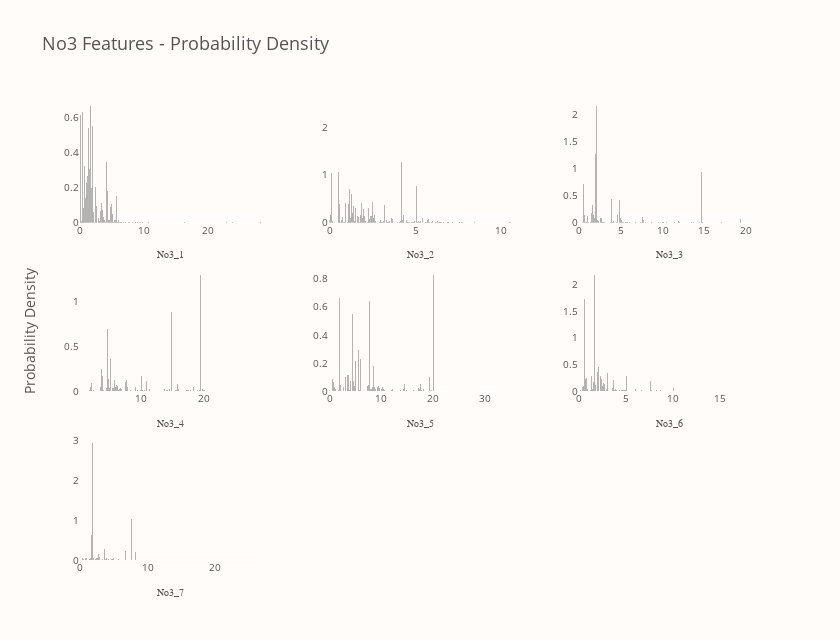

The cell this chart's notebook holds for it:
### Code cell
no3_group = "No3"
no3_vars = train.columns[train.columns.str.startswith(no3_group)]

fig = draw_dist_for_group(no3_group, no3_vars)
fig.show()

### Figure 1 — Plotly figure (JSON) as saved in the notebook; plotly's stock layout.template omitted (floating-point values rounded to 4 significant figures; data arrays with more than 128 entries replaced by an {"elided": "..."} marker saying what was removed)
{"data": [{"marker": {"color": "#6B6A6A", "line": {"width": 0}}, "name": "No3_1", "opacity": 0.5, "showlegend": false, "type": "bar", "x": {"elided": "201 float values"}, "xaxis": "x", "y": {"elided": "200 float values"}, "yaxis": "y"}, {"marker": {"color": "#6B6A6A", "line": {"width": 0}}, "name": "No3_2", "opacity": 0.5, "showlegend": false, "type": "bar", "x": {"elided": "201 float values"}, "xaxis": "x2", "y": {"elided": "200 float values"}, "yaxis": "y2"}, {"marker": {"color": "#6B6A6A", "line": {"width": 0}}, "name": "No3_3", "opacity": 0.5, "showlegend": false, "type": "bar", "x": {"elided": "201 float values"}, "xaxis": "x3", "y": {"elided": "200 float values"}, "yaxis": "y3"}, {"marker": {"color": "#6B6A6A", "line": {"width": 0}}, "name": "No3_4", "opacity": 0.5, "showlegend": false, "type": "bar", "x": {"elided": "201 float values"}, "xaxis": "x4", "y": {"elided": "200 float values"}, "yaxis": "y4"}, {"marker": {"color": "#6B6A6A", "line": {"width": 0}}, "name": "No3_5", "opacity": 0.5, "showlegend": false, "type": "bar", "x": {"elided": "201 float values"}, "xaxis": "x5", "y": {"elided": "200 float values"}, "yaxis": "y5"}, {"marker": {"color": "#6B6A6A", "line": {"width": 0}}, "name": "No3_6", "opacity": 0.5, "showlegend": false, "type": "bar", "x": {"elided": "201 float values"}, "xaxis": "x6", "y": {"elided": "200 float values"}, "yaxis": "y6"}, {"marker": {"color": "#6B6A6A", "line": {"width": 0}}, "name": "No3_7", "opacity": 0.5, "showlegend": false, "type": "bar", "x": {"elided": "201 float values"}, "xaxis": "x7", "y": {"elided": "200 float values"}, "yaxis": "y7"}], "layout": {"annotations": [{"font": {"size": 14}, "showarrow": false, "text": "Probability Density", "textangle": -90, "x": 0, "xanchor": "right", "xref": "paper", "xshift": -40, "y": 0.5, "yanchor": "middle", "yref": "paper"}], "bargap": 0, "font": {"color": "#545454"}, "height": 640, "paper_bgcolor": "#FFFCFA", "plot_bgcolor": "#FFFCFA", "title": {"font": {"size": 18}, "text": "No3 Features - Probability Density"}, "width": 840, "xaxis": {"anchor": "y", "domain": [0, 0.2667], "showgrid": false, "tickfont": {"size": 10}, "title": {"font": {"family": "Arial Black", "size": 10}, "text": "No3_1"}}, "xaxis2": {"anchor": "y2", "domain": [0.3667, 0.6333], "showgrid": false, "tickfont": {"size": 10}, "title": {"font": {"family": "Arial Black", "size": 10}, "text": "No3_2"}}, "xaxis3": {"anchor": "y3", "domain": [0.7333, 1], "showgrid": false, "tickfont": {"size": 10}, "title": {"font": {"family": "Arial Black", "size": 10}, "text": "No3_3"}}, "xaxis4": {"anchor": "y4", "domain": [0, 0.2667], "showgrid": false, "tickfont": {"size": 10}, "title": {"font": {"family": "Arial Black", "size": 10}, "text": "No3_4"}}, "xaxis5": {"anchor": "y5", "domain": [0.3667, 0.6333], "showgrid": false, "tickfont": {"size": 10}, "title": {"font": {"family": "Arial Black", "size": 10}, "text": "No3_5"}}, "xaxis6": {"anchor": "y6", "domain": [0.7333, 1], "showgrid": false, "tickfont": {"size": 10}, "title": {"font": {"family": "Arial Black", "size": 10}, "text": "No3_6"}}, "xaxis7": {"anchor": "y7", "domain": [0, 0.2667], "showgrid": false, "tickfont": {"size": 10}, "title": {"font": {"family": "Arial Black", "size": 10}, "text": "No3_7"}}, "xaxis8": {"anchor": "y8", "domain": [0.3667, 0.6333]}, "xaxis9": {"anchor": "y9", "domain": [0.7333, 1]}, "yaxis": {"anchor": "x", "domain": [0.7333, 1], "showgrid": false, "tickfont": {"size": 10}}, "yaxis2": {"anchor": "x2", "domain": [0.7333, 1], "showgrid": false, "tickfont": {"size": 10}}, "yaxis3": {"anchor": "x3", "domain": [0.7333, 1], "showgrid": false, "tickfont": {"size": 10}}, "yaxis4": {"anchor": "x4", "domain": [0.3667, 0.6333], "showgrid": false, "tickfont": {"size": 10}}, "yaxis5": {"anchor": "x5", "domain": [0.3667, 0.6333], "showgrid": false, "tickfont": {"size": 10}}, "yaxis6": {"anchor": "x6", "domain": [0.3667, 0.6333], "showgrid": false, "tickfont": {"size": 10}}, "yaxis7": {"anchor": "x7", "domain": [0, 0.2667], "showgrid": false, "tickfont": {"size": 10}}, "yaxis8": {"anchor": "x8", "domain": [0, 0.2667]}, "yaxis9": {"anchor": "x9", "domain": [0, 0.2667]}}}
